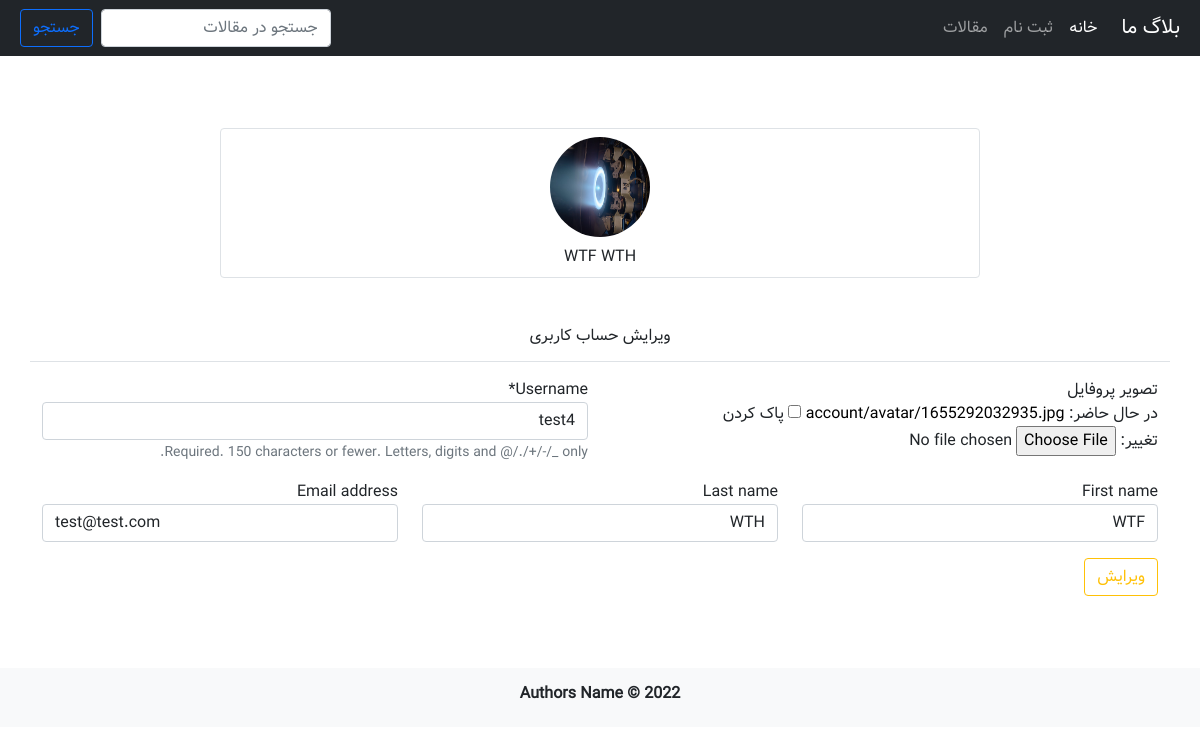
Page /account/update/ (signed in) on the committed database.
### account/models.py (models this page shows)
class User(AbstractUser):
    avatar = models.ImageField(
        upload_to='account/avatar/', null=True, blank=True, verbose_name='تصویر پروفایل', default='defaultpics/profdefault.jpg')
    def get_avatar(self):
        return format_html(f"<img width=75 height=75 style='border-radius: 5px;' src='{self.avatar.url}'>")
    get_avatar.short_description = "تصویر پروفایل"

### account/views.py (the view)
# urls.py: path('account/update/', UserUpdateView.as_view(), name='account_update'),
class UserUpdateView(AccountPagesMixin, UpdateView):
    def get_object(self):
        request = self.request
        user = get_object_or_404(User, username=request.user.username)
        return user
    template_name = 'account/account_update.html'
    success_url = reverse_lazy('account:account_activity')
    fields = ('username', 'email', 'first_name', 'last_name', 'avatar')

### account/mixins.py (called while the page is built)
    def dispatch(self, request, *args, **kwargs):
        if request.user.is_authenticated and request.user.is_staff:
            return redirect('/admin')
        elif request.user.is_authenticated:
            return super().dispatch(request, *args, **kwargs)
        raise Http404

### account/templates/account/account_update.html (shortened to what this page needs)
{% extends '_base.html' %}
{% load crispy_forms_tags %}
{% block content %}
<section class="container my-5">
    <div class="row justify-content-center py-4">
        <div class="col-md-8 mb-5 border rounded p-2">
            {% if object.avatar %}
            <div class="text-center mb-2">
                <img src="{{ object.avatar.url }}" alt="user profile" class="rounded-circle" width="100px"
                    height="100px">
            </div>
            {% endif %}
            <div class="text-center">{{ object.get_full_name }}</div>
        </div>
        <h6 class="text-center mb-3 border-bottom pb-3">ویرایش حساب کاربری</h6>
        <section class="col-md-12">
            <form method="post" enctype="multipart/form-data">
                <div class="row">
                    <div class="col-md-6 mb-3">
                        {{ form.avatar|as_crispy_field }}
                    </div>
                    <div class="col-md-6 mb-3">
                        {{ form.username|as_crispy_field }}
                    </div>
                    <div class="col-md-4 mb-3">
                        {{ form.first_name|as_crispy_field }}
                    </div>
                    <div class="col-md-4 mb-3">
                        {{ form.last_name|as_crispy_field }}
                    </div>
                    <div class="col-md-4 mb-3">
                        {{ form.email|as_crispy_field }}
                    </div>
                    <div class="col-md-12">
                        <button type="submit" class="btn btn-outline-warning">ویرایش</button>
                    </div>
                </div>
            </form>
        </section>
    </div>
</section>
{% endblock content %}

### assets/css/style.css (style rules this page uses)
body { font-family: "Vazir"; }
a { color: #000; text-decoration: none; transition: all 0.5s; }

### rows in the picture
User: avatar (picture), get_full_name "WTF WTH", username "test4", first_name "WTF", last_name "WTH", email "test@test.com"
